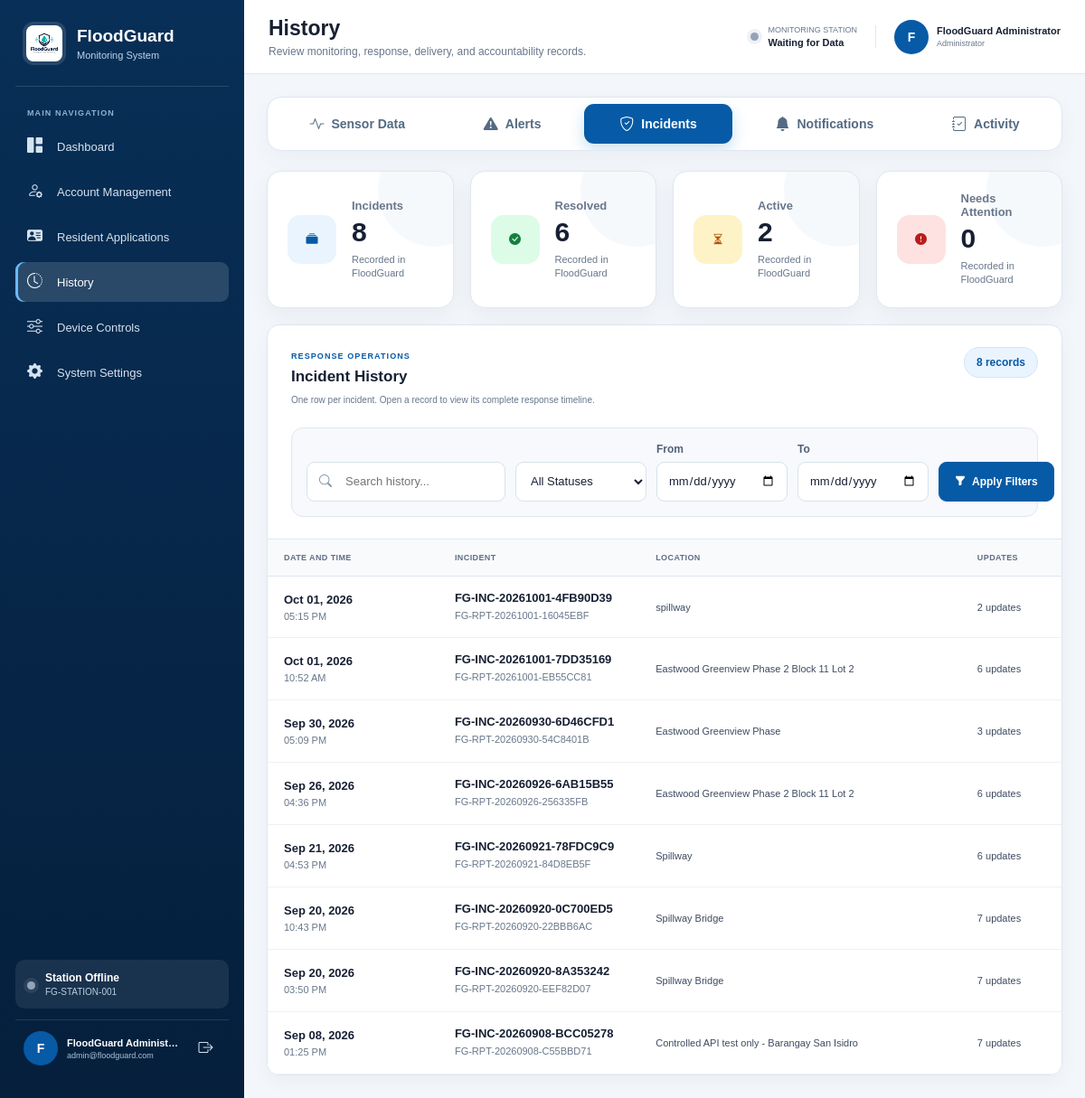
Page /admin/history.php (signed in) on the committed database.
### tables this page shows
CREATE TABLE `device_latest_readings` (
  `monitoring_device_id` bigint(20) UNSIGNED NOT NULL,
  `sensor_reading_id` bigint(20) UNSIGNED DEFAULT NULL,
  `water_distance_cm` decimal(8,2) DEFAULT NULL,
  `water_level_cm` decimal(8,2) DEFAULT NULL,
  `sensor_health` enum('healthy','suspect','fault','unknown') NOT NULL DEFAULT 'unknown',
  `rain_analog` int(10) UNSIGNED DEFAULT NULL,
  `rain_detected` tinyint(1) NOT NULL DEFAULT 0,
  `wind_speed_mps` decimal(8,2) DEFAULT NULL,
  `north_obstacle` tinyint(1) NOT NULL DEFAULT 0,
  `south_obstacle` tinyint(1) NOT NULL DEFAULT 0,
  `north_barrier_status` enum('open','closed','opening','closing','paused','blocked','fault','not_connected','unknown') NOT NULL DEFAULT 'unknown',
  `south_barrier_status` enum('open','closed','opening','closing','paused','blocked','fault','not_connected','unknown') NOT NULL DEFAULT 'unknown',
  `battery_voltage` decimal(6,2) DEFAULT NULL,
  `battery_percent` decimal(5,2) DEFAULT NULL,
  `alert_level` enum('normal','warning','critical') NOT NULL DEFAULT 'normal',
  `device_status` enum('online','offline','sensor_error','maintenance') NOT NULL DEFAULT 'online',
  `measured_at` datetime NOT NULL,
  `received_at` timestamp NOT NULL DEFAULT current_timestamp() ON UPDATE current_timestamp()
);

CREATE TABLE `flood_incidents` (
  `id` bigint(20) UNSIGNED NOT NULL,
  `incident_number` varchar(30) NOT NULL,
  `source_report_id` bigint(20) UNSIGNED NOT NULL,
  `priority` enum('low','medium','high','urgent') NOT NULL DEFAULT 'medium',
  `status` enum('awaiting_assignment','assigned','accepted','en_route','on_scene','response_in_progress','resolved','closed','cancelled') NOT NULL DEFAULT 'awaiting_assignment',
  `public_approved` tinyint(1) NOT NULL DEFAULT 0,
  `public_location` varchar(255) DEFAULT NULL,
  `public_condition` varchar(1000) DEFAULT NULL,
  `public_water_level_cm` decimal(8,2) DEFAULT NULL,
  `public_approved_by` bigint(20) UNSIGNED DEFAULT NULL,
  `public_approved_at` datetime DEFAULT NULL,
  `resolution_summary` text DEFAULT NULL,
  `resolved_at` datetime DEFAULT NULL,
  `resolution_verified_by` bigint(20) UNSIGNED DEFAULT NULL,
  `resolution_verified_at` datetime DEFAULT NULL,
  `created_by` bigint(20) UNSIGNED NOT NULL,
  `created_at` timestamp NOT NULL DEFAULT current_timestamp(),
  `updated_at` timestamp NOT NULL DEFAULT current_timestamp() ON UPDATE current_timestamp()
);

CREATE TABLE `flood_reports` (
  `id` bigint(20) UNSIGNED NOT NULL,
  `report_number` varchar(30) NOT NULL,
  `reporter_user_id` bigint(20) UNSIGNED NOT NULL,
  `reporter_name_snapshot` varchar(150) NOT NULL,
  `reporter_phone_snapshot` varchar(30) NOT NULL,
  `location_description` varchar(500) NOT NULL,
  `latitude` decimal(10,7) NOT NULL,
  `longitude` decimal(10,7) NOT NULL,
  `flood_description` text NOT NULL,
  `immediate_danger` tinyint(1) NOT NULL DEFAULT 0,
  `status` enum('submitted','under_review','correction_requested','resubmitted','rejected','approved','cancelled') NOT NULL DEFAULT 'submitted',
  `submitted_at` datetime NOT NULL,
  `reviewed_by` bigint(20) UNSIGNED DEFAULT NULL,
  `reviewed_at` datetime DEFAULT NULL,
  `decision_reason` varchar(1000) DEFAULT NULL,
  `created_at` timestamp NOT NULL DEFAULT current_timestamp(),
  `updated_at` timestamp NOT NULL DEFAULT current_timestamp() ON UPDATE current_timestamp()
);

### admin/history.php (the view, shortened to what this page needs)
<?php
require_once __DIR__.'/../config/database.php';
try{$pdo->exec("SET time_zone='+08:00'");}catch(PDOException $e){}
if(!function_exists('fgEscape')){function fgEscape(?string $v):string{return htmlspecialchars($v??'',ENT_QUOTES,'UTF-8');}}
function hLabel(?string $v):string{return ucwords(str_replace(['_','.'],' ',(string)$v));}
$tabs=['incidents','notifications','activity'];$tab=(string)($_GET['tab']??'incidents');if(!in_array($tab,$tabs,true))$tab='incidents';
$search=trim((string)($_GET['search']??''));$filter=trim((string)($_GET['filter']??''));$dateFrom=trim((string)($_GET['date_from']??''));$dateTo=trim((string)($_GET['date_to']??''));$filterError='';
$config=[
'incidents'=>['Incident History','One row per incident. Open a record to view its complete response timeline.','Response Operations'],
'notifications'=>['Notification History','One row per alert campaign, summarized for any number of residents.','Firebase Delivery'],
'activity'=>['Activity','Review accountable system actions and open a record for full change details.','Security and Accountability']][$tab];
$where=[];$params=[];$dateColumn=$tab==='incidents'?'fi.created_at':($tab==='notifications'?'pn.created_at':'al.created_at');
if($tab==='incidents'){
 $from=' FROM flood_incidents fi JOIN flood_reports fr ON fr.id=fi.source_report_id LEFT JOIN incident_status_history ish ON ish.flood_incident_id=fi.id';
 $select='SELECT fi.id,fi.incident_number,fi.priority,fi.status,fi.resolution_summary,fi.created_at,fi.resolved_at,fr.report_number,fr.location_description,COUNT(ish.id) transition_count,MAX(ish.changed_at) last_activity'.$from;
 $group=' GROUP BY fi.id,fi.incident_number,fi.priority,fi.status,fi.resolution_summary,fi.created_at,fi.resolved_at,fr.report_number,fr.location_description';
}
$whereSql=$where?' WHERE '.implode(' AND ',$where):'';$perPage=12;$page=max(1,(int)($_GET['page']??1));$rows=[];$total=0;$summary=['total'=>0,'success'=>0,'pending'=>0,'attention'=>0];$databaseError='';
try{
 $countSql=$tab==='activity'?'SELECT COUNT(*)'.$from.$whereSql:'SELECT COUNT(*) FROM (SELECT 1'.$from.$whereSql.$group.') history_count';$c=$pdo->prepare($countSql);$c->execute($params);$total=(int)$c->fetchColumn();$pages=max(1,(int)ceil($total/$perPage));$page=min($page,$pages);$offset=($page-1)*$perPage;
 $q=$pdo->prepare($select.$whereSql.$group." ORDER BY $dateColumn DESC LIMIT $perPage OFFSET $offset");$q->execute($params);$rows=$q->fetchAll(PDO::FETCH_ASSOC);
 if($tab==='incidents'){$st=$pdo->query('SELECT COUNT(*) total,SUM(status IN ("resolved","closed")) success,SUM(status NOT IN ("resolved","closed","cancelled")) pending,SUM(status="cancelled") attention FROM flood_incidents')->fetch(PDO::FETCH_ASSOC);foreach($rows as &$r){$t=$pdo->prepare('SELECT ish.from_status,ish.to_status,ish.notes,ish.changed_at,u.full_name actor FROM incident_status_history ish LEFT JOIN users u ON u.id=ish.changed_by WHERE ish.flood_incident_id=:id ORDER BY ish.changed_at,ish.id');$t->execute([':id'=>$r['id']]);$r['timeline']=$t->fetchAll(PDO::FETCH_ASSOC);}unset($r);}
 else{$st=$pdo->query('SELECT COUNT(*) total,COUNT(DISTINCT actor_user_id) success,SUM(created_at>=DATE_SUB(NOW(),INTERVAL 24 HOUR)) pending,COUNT(DISTINCT entity_type) attention FROM audit_logs')->fetch(PDO::FETCH_ASSOC);}
 foreach($summary as $k=>$_)$summary[$k]=(int)($st[$k]??0);
}catch(PDOException $e){$databaseError='History records could not be loaded.';$pages=1;$offset=0;}
?>
<!DOCTYPE html><html lang="en"><head><meta charset="UTF-8"><meta name="viewport" content="width=device-width,initial-scale=1"><title><?=fgEscape($config[0])?> | FloodGuard</title><link rel="stylesheet" href="../assets/css/admin.css"><link rel="stylesheet" href="../assets/css/sensor-history.css"><link rel="stylesheet" href="../assets/css/history-center.css?v=20260928-2"><link rel="stylesheet" href="https://cdn.jsdelivr.net/npm/bootstrap-icons@1.11.3/font/bootstrap-icons.min.css"></head><body>
<?php require __DIR__.'/includes/sidebar.php';?><div class="admin-page"><?php require __DIR__.'/includes/topbar.php';?><main class="admin-content standard-admin-page sensor-history-page history-page"><?php $historyActiveTab=$tab;require __DIR__.'/includes/history_tabs.php';?>
<section class="sensor-statistics history-overview"><?php $cards=$tab==='activity'?[['total','All Activities','bi-journal-text','total'],['success','Active Users','bi-people-fill','normal'],['pending','Last 24 Hours','bi-clock-fill','warning'],['attention','Entity Types','bi-diagram-3-fill','total']]:[['total',$tab==='notifications'?'Notifications':'Incidents','bi-collection-fill','total'],['success',$tab==='notifications'?'Fully Delivered':'Resolved','bi-check-circle-fill','normal'],['pending',$tab==='notifications'?'In Queue':'Active','bi-hourglass-split','warning'],['attention','Needs Attention','bi-exclamation-circle-fill','critical']];foreach($cards as[$k,$l,$i,$cl]):?><article class="sensor-stat-card history-stat"><span class="sensor-stat-icon history-stat-icon <?=fgEscape($cl)?>"><i class="bi <?=fgEscape($i)?>"></i></span><div><span><?=fgEscape($l)?></span><strong><?=number_format($summary[$k])?></strong><small>Recorded in FloodGuard</small></div></article><?php endforeach;?></section>
<section class="content-card sensor-history-card history-panel"><header class="content-card-header sensor-history-header history-panel-header"><div><span class="section-label"><?=fgEscape($config[2])?></span><h2><?=fgEscape($config[0])?></h2><p class="sensor-section-description"><?=fgEscape($config[1])?></p></div><span class="sensor-record-count history-count"><?=number_format($total)?> record<?=$total===1?'':'s'?></span></header>
<form method="get" class="sensor-filters history-filters"><div class="history-filter-search"><input type="search" name="search" value="<?=fgEscape($search)?>" placeholder="Search history..."></div><select name="filter"><option value=""><?=$tab==='activity'?'All Entities':($tab==='notifications'?'All Alert Levels':'All Statuses')?></option></select><div class="sensor-date-field history-date-field"><label for="history_date_from">From</label><input id="history_date_from" type="date" name="date_from" value="<?=fgEscape($dateFrom)?>"></div><div class="sensor-date-field history-date-field"><label for="history_date_to">To</label><input id="history_date_to" type="date" name="date_to" value="<?=fgEscape($dateTo)?>"></div><button class="sensor-filter-button history-filter-button"><i class="bi bi-funnel-fill"></i> Apply Filters</button></form>
<div class="table-container sensor-table-container history-table-wrap"><table class="admin-table sensor-history-table history-table history-table-<?=fgEscape($tab)?>"><thead><tr><?php if($tab==='incidents'):?><th>Date and Time</th><th>Incident</th><th>Location</th><th>Current Status</th><th>Updates</th><?php elseif($tab==='notifications'):?><th>Date and Time</th><th>Notification</th><th>Level</th><th>Residents</th><th>Delivered</th><th>Not Delivered</th><?php else:?><th>Date and Time</th><th>User</th><th>Activity</th><th>Entity</th><?php endif;?><th aria-label="Actions"></th></tr></thead><tbody>
<?php foreach($rows as $r):?><?php
if($tab==='incidents'){$details=['type'=>'incident','title'=>$r['incident_number'],'fields'=>['Report'=>$r['report_number'],'Location'=>$r['location_description'],'Priority'=>hLabel($r['priority']),'Current Status'=>hLabel($r['status']),'Created'=>date('M d, Y h:i A',strtotime($r['created_at'])),'Resolved'=>$r['resolved_at']?date('M d, Y h:i A',strtotime($r['resolved_at'])):'Not resolved'],'description'=>$r['resolution_summary']?:'No resolution summary.','timeline'=>$r['timeline']];}
$json=json_encode($details,JSON_HEX_TAG|JSON_HEX_AMP|JSON_HEX_APOS|JSON_HEX_QUOT|JSON_UNESCAPED_UNICODE)?:'{}';?>
<tr class="sensor-reading-row history-record-row" tabindex="0" role="button" data-history-record="<?=fgEscape($json)?>">
<?php if($tab==='incidents'):?><td><div class="sensor-date-cell"><strong><?=fgEscape(date('M d, Y',strtotime($r['created_at'])))?></strong><span><?=fgEscape(date('h:i A',strtotime($r['created_at'])))?></span></div></td><td><div class="sensor-value-cell"><strong><?=fgEscape($r['incident_number'])?></strong><span><?=fgEscape($r['report_number'])?></span></div></td><td><?=fgEscape($r['location_description'])?></td><td><span class="history-badge <?=fgEscape($r['status'])?>"><?=fgEscape(hLabel($r['status']))?></span></td><td><?=number_format((int)$r['transition_count'])?> update<?=((int)$r['transition_count'])===1?'':'s'?></td>
<?php endif;?>
</tr><?php endforeach;?></tbody></table></div>
</section></main></div>
</body></html>

### assets/css/admin.css (style rules this page uses)
* { box-sizing: border-box; margin: 0; padding: 0; }
:root { --primary: #075aa6; --primary-dark: #043c70; --primary-light: #eaf4ff; --sidebar: #082f57; --sidebar-dark: #051f3c; --background: #f3f6fa; --surface: #ffffff; --text: #172033; --muted: #68778b; --border: #dfe7f0; --success: #15803d; --success-bg: #dcfce7; --warning: #b45309; --warning-bg: #fef3c7; --danger: #b91c1c; --danger-bg: #fee2e2; --offline: #64748b; --offline-bg: #e2e8f0; --sidebar-width: 270px; --topbar-height: 82px; }
body { min-height: 100vh; color: var(--text); background: var(--background); font-family: Arial, Helvetica, sans-serif; }
.admin-content.standard-admin-page { max-width:1500px;margin:0 auto }
.admin-content.standard-admin-page .section-label { font-size:9px;font-weight:800;letter-spacing:.12em;text-transform:uppercase }
.admin-content.standard-admin-page h2 { font-size:17px;line-height:1.25 }
.admin-content.standard-admin-page p { font-size:10px;line-height:1.55 }
.admin-content.standard-admin-page table th { font-size:9px }
.admin-content.standard-admin-page table td { font-size:11px }
.admin-content.standard-admin-page input,.admin-content.standard-admin-page select,.admin-content.standard-admin-page textarea,.admin-content.standard-admin-page button { font-family:inherit }
.admin-page { min-height: 100vh; margin-left: var(--sidebar-width); }
.admin-content { padding: 25px; }
.content-card { padding: 22px; background: var(--surface); border: 1px solid var(--border); border-radius: 14px; box-shadow: 0 7px 22px rgba(15, 23, 42, 0.04); }
.content-card-header { display: flex; justify-content: space-between; align-items: center; gap: 15px; }
.section-label { color: var(--primary); font-size: 9px; font-weight: 800; letter-spacing: 0.1em; text-transform: uppercase; }
.content-card-header h2 { margin-top: 6px; font-size: 17px; }
.table-container { margin: 18px -22px -22px; overflow-x: auto; border-top: 1px solid var(--border); }
.admin-table { width: 100%; border-collapse: collapse; }
.admin-table th, .admin-table td { padding: 13px 16px; text-align: left; border-bottom: 1px solid var(--border); font-size: 10px; white-space: nowrap; }
.admin-table th { color: #526077; background: #f8fafc; font-size: 9px; text-transform: uppercase; }

### assets/css/history-center.css (style rules this page uses)
.history-overview { grid-template-columns:repeat(4,minmax(0,1fr)) }
.history-stat-icon i { display:grid;width:100%;height:100%;place-items:center;line-height:1 }
.history-panel-header { display:flex;justify-content:space-between;gap:20px }
.history-filters { grid-template-columns:minmax(220px,1.45fr) minmax(145px,.8fr) minmax(145px,.8fr) minmax(145px,.8fr) auto auto }
.history-filter-search { position:relative;min-width:0 }
.history-filter-search input { width:100%;height:44px;padding:0 12px 0 42px;color:var(--text);background:#fff;border:1px solid #d7e2ec;border-radius:9px;outline:none;font-family:inherit;font-size:13px }
.history-filter-button,.history-clear { align-self:end }
.history-table th,.history-table td { vertical-align:middle }
.history-table-incidents th:nth-child(1) { width:17% }
.history-table-incidents th:nth-child(2) { width:20% }
.history-table-incidents th:nth-child(3) { width:32% }
.history-table-incidents th:nth-child(5) { width:10% }
.history-record-row { cursor:pointer;outline:none }
.history-table .sensor-value-cell span { display:-webkit-box;overflow:hidden;-webkit-box-orient:vertical;-webkit-line-clamp:2;line-height:1.45 }

### rows in the picture
flood_incidents: created_at "Oct 01, 2026", created_at "05:15 PM", incident_number "FG-INC-20261001-4FB90D39", source_report.report_number "FG-RPT-20261001-16045EBF", source_report.location_description "spillway", transition_count "2"
flood_incidents: created_at "Oct 01, 2026", created_at "10:52 AM", incident_number "FG-INC-20261001-7DD35169", source_report.report_number "FG-RPT-20261001-EB55CC81", source_report.location_description "Eastwood Greenview Phase 2 Block 11 Lot 2", transition_count "6"
flood_incidents: created_at "Sep 30, 2026", created_at "05:09 PM", incident_number "FG-INC-20260930-6D46CFD1", source_report.report_number "FG-RPT-20260930-54C8401B", source_report.location_description "Eastwood Greenview Phase", transition_count "3"
flood_incidents: created_at "Sep 26, 2026", created_at "04:36 PM", incident_number "FG-INC-20260926-6AB15B55", source_report.report_number "FG-RPT-20260926-256335FB", source_report.location_description "Eastwood Greenview Phase 2 Block 11 Lot 2", transition_count "6"
flood_incidents: created_at "Sep 21, 2026", created_at "04:53 PM", incident_number "FG-INC-20260921-78FDC9C9", source_report.report_number "FG-RPT-20260921-84D8EB5F", source_report.location_description "Spillway", transition_count "6"
flood_incidents: created_at "Sep 20, 2026", created_at "10:43 PM", incident_number "FG-INC-20260920-0C700ED5", source_report.report_number "FG-RPT-20260920-22BBB6AC", source_report.location_description "Spillway Bridge", transition_count "7"
flood_incidents: created_at "Sep 20, 2026", created_at "03:50 PM", incident_number "FG-INC-20260920-8A353242", source_report.report_number "FG-RPT-20260920-EEF82D07", source_report.location_description "Spillway Bridge", transition_count "7"
flood_incidents: created_at "Sep 08, 2026", created_at "01:25 PM", incident_number "FG-INC-20260908-BCC05278", source_report.report_number "FG-RPT-20260908-C55BBD71", source_report.location_description "Controlled API test only - Barangay San Isidro", transition_count "7"

### other values in the picture
fgEscape($sidebarSystemName) "FloodGuard"
fgEscape($link['label']) "Dashboard"
fgEscape($link['label']) "Account Management"
fgEscape($link['label']) "Resident Applications"
fgEscape($link['label']) "History"
fgEscape($link['label']) "Device Controls"
fgEscape($link['label']) "System Settings"
fgEscape($sidebarDeviceId) "FG-STATION-001"
fgEscape($pageTitle) "History"
fgEscape($pageSubtitle) "Review monitoring, response, delivery, and accountability records."
fgEscape($label) "Sensor Data"
fgEscape($label) "Alerts"
fgEscape($label) "Incidents"
fgEscape($label) "Notifications"
fgEscape($label) "Activity"
